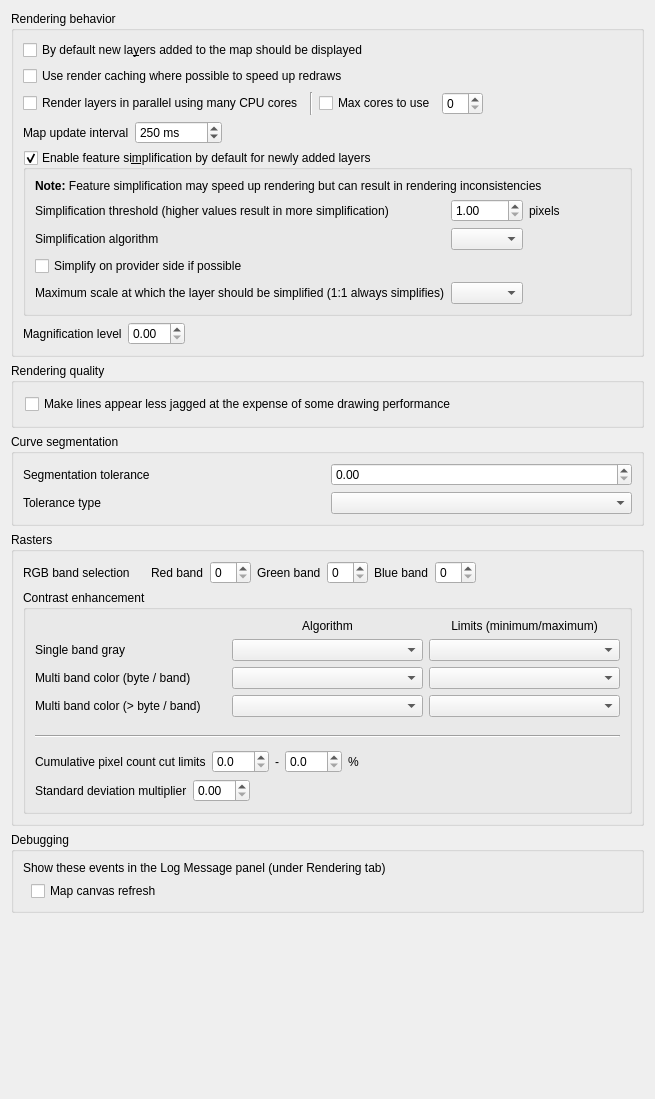
             <widget class="QWidget" name="mOptionsScrollAreaContents_04">
              <property name="geometry">
               <rect>
                <x>0</x>
                <y>0</y>
                <width>655</width>
                <height>1099</height>
               </rect>
              </property>
              <layout class="QGridLayout" name="gridLayout_22">
               <item row="0" column="0">
                <widget class="QgsCollapsibleGroupBox" name="groupBox_5">
                 <property name="title">
                  <string>Rendering behavior</string>
                 </property>
                 <layout class="QVBoxLayout" name="verticalLayout_9">
                  <item>
                   <widget class="QCheckBox" name="chkAddedVisibility">
                    <property name="text">
                     <string>By default new la&amp;yers added to the map should be displayed</string>
                    </property>
                   </widget>
                  </item>
                  <item>
                   <widget class="QCheckBox" name="chkUseRenderCaching">
                    <property name="text">
                     <string>Use render caching where possible to speed up redraws</string>
                    </property>
                   </widget>
                  </item>
                  <item>
                   <layout class="QHBoxLayout" name="horizontalLayout_26">
                    <item>
                     <widget class="QCheckBox" name="chkParallelRendering">
                      <property name="text">
                       <string>Render layers in parallel using many CPU cores</string>
                      </property>
                     </widget>
                    </item>
                    <item>
                     <widget class="Line" name="line_6">
                      <property name="orientation">
                       <enum>Qt::Vertical</enum>
                      </property>
                     </widget>
                    </item>
                    <item>
                     <widget class="QCheckBox" name="chkMaxThreads">
                      <property name="text">
                       <string>Max cores to use</string>
                      </property>
                     </widget>
                    </item>
                    <item>
                     <widget class="QSpinBox" name="spinMaxThreads"/>
                    </item>
                    <item>
                     <spacer name="horizontalSpacer_41">
                      <property name="orientation">
                       <enum>Qt::Horizontal</enum>
                      </property>
                      <property name="sizeHint" stdset="0">
                       <size>
                        <width>40</width>
                        <height>20</height>
                       </size>
                      </property>
                     </spacer>
                    </item>
                   </layout>
                  </item>
                  <item>
                   <layout class="QHBoxLayout" name="horizontalLayout_4">
                    <item>
                     <widget class="QLabel" name="label_56">
                      <property name="text">
                       <string>Map update interval</string>
                      </property>
                     </widget>
                    </item>
                    <item>
                     <widget class="QSpinBox" name="spinMapUpdateInterval">
                      <property name="suffix">
                       <string> ms</string>
                      </property>
                      <property name="maximum">
                       <number>999999</number>
                      </property>
                      <property name="singleStep">
                       <number>50</number>
                      </property>
                      <property name="value">
                       <number>250</number>
                      </property>
                     </widget>
                    </item>
                    <item>
                     <spacer name="horizontalSpacer_46">
                      <property name="orientation">
                       <enum>Qt::Horizontal</enum>
                      </property>
                      <property name="sizeHint" stdset="0">
                       <size>
                        <width>40</width>
                        <height>20</height>
                       </size>
                      </property>
                     </spacer>
                    </item>
                   </layout>
                  </item>
                  <item>
                   <widget class="QgsCollapsibleGroupBox" name="mSimplifyDrawingGroupBox">
                    <property name="title">
                     <string>Enable feature si&amp;mplification by default for newly added layers</string>
                    </property>
                    <property name="flat">
                     <bool>true</bool>
                    </property>
                    <property name="checkable">
                     <bool>true</bool>
                    </property>
                    <layout class="QGridLayout" name="_14">
                     <item row="0" column="1" colspan="4">
                      <widget class="QLabel" name="label_59">
                       <property name="text">
                        <string>&lt;b&gt;Note:&lt;/b&gt; Feature simplification may speed up rendering but can result in rendering inconsistencies</string>
                       </property>
                      </widget>
                     </item>
                     <item row="1" column="1">
                      <widget class="QLabel" name="label_65">
                       <property name="text">
                        <string>Simplification threshold (higher values result in more simplification)</string>
                       </property>
                       <property name="margin">
                        <number>2</number>
                       </property>
                      </widget>
                     </item>
                     <item row="1" column="2">
                      <widget class="QDoubleSpinBox" name="mSimplifyDrawingSpinBox">
                       <property name="toolTip">
                        <string>Higher values result in more simplification</string>
                       </property>
                       <property name="decimals">
                        <number>2</number>
                       </property>
                       <property name="minimum">
                        <double>1.000000000000000</double>
                       </property>
                       <property name="maximum">
                        <double>5.000000000000000</double>
                       </property>
                       <property name="singleStep">
                        <double>0.200000000000000</double>
                       </property>
                       <property name="value">
                        <double>1.000000000000000</double>
                       </property>
                      </widget>
                     </item>
                     <item row="1" column="3">
                      <widget class="QLabel" name="mSimplifyDrawingPx">
                       <property name="text">
                        <string>pixels</string>
                       </property>
                       <property name="margin">
                        <number>2</number>
                       </property>
                      </widget>
                     </item>
                     <item row="1" column="4">
                      <spacer name="horizontalSpacer_40">
                       <property name="orientation">
                        <enum>Qt::Horizontal</enum>
                       </property>
                       <property name="sizeHint" stdset="0">
                        <size>
                         <width>20</width>
                         <height>20</height>
                        </size>
                       </property>
                      </spacer>
                     </item>
                     <item row="2" column="1">
                      <widget class="QLabel" name="mSimplifyAlgorithmLabel">
                       <property name="toolTip">
                        <string>This algorithm is only applied to simplify on local side</string>
                       </property>
                       <property name="text">
                        <string>Simplification algorithm</string>
                       </property>
                       <property name="margin">
                        <number>2</number>
                       </property>
                      </widget>
                     </item>
                     <item row="2" column="2">
                      <widget class="QComboBox" name="mSimplifyAlgorithmComboBox"/>
                     </item>
                     <item row="3" column="1" colspan="4">
                      <widget class="QCheckBox" name="mSimplifyDrawingAtProvider">
                       <property name="text">
                        <string>Simplify on provider side if possible</string>
                       </property>
                      </widget>
                     </item>
                     <item row="4" column="1">
                      <widget class="QLabel" name="mSimplifyMaxScaleLabel">
                       <property name="text">
                        <string>Maximum scale at which the layer should be simplified (1:1 always simplifies)</string>
                       </property>
                       <property name="margin">
                        <number>2</number>
                       </property>
                      </widget>
                     </item>
                     <item row="4" column="2">
                      <widget class="QgsScaleComboBox" name="mSimplifyMaximumScaleComboBox">
                       <property name="sizePolicy">
                        <sizepolicy hsizetype="Expanding" vsizetype="Fixed">
                         <horstretch>0</horstretch>
                         <verstretch>0</verstretch>
                        </sizepolicy>
                       </property>
                      </widget>
                     </item>
                    </layout>
                   </widget>
                  </item>
                  <item>
                   <layout class="QHBoxLayout" name="horizontalLayout_5">
                    <property name="topMargin">
                     <number>0</number>
                    </property>
                    <item>
                     <widget class="QLabel" name="labelMagnifier">
                      <property name="text">
                       <string>Magnification level</string>
                      </property>
                     </widget>
                    </item>
                    <item>
                     <widget class="QDoubleSpinBox" name="doubleSpinBoxMagnifierDefault"/>
                    </item>
                    <item>
                     <spacer name="horizontalSpacer_4">
                      <property name="orientation">
                       <enum>Qt::Horizontal</enum>
                      </property>
                      <property name="sizeType">
                       <enum>QSizePolicy::Expanding</enum>
                      </property>
                      <property name="sizeHint" stdset="0">
                       <size>
                        <width>40</width>
                        <height>20</height>
                       </size>
                      </property>
                     </spacer>
                    </item>
                   </layout>
                  </item>
                 </layout>
                </widget>
               </item>
               <item row="1" column="0">
                <widget class="QgsCollapsibleGroupBox" name="groupBox_8">
                 <property name="title">
                  <string>Rendering quality</string>
                 </property>
                 <layout class="QVBoxLayout" name="_5">
                  <property name="leftMargin">
                   <number>11</number>
                  </property>
                  <property name="topMargin">
                   <number>11</number>
                  </property>
                  <property name="rightMargin">
                   <number>11</number>
                  </property>
                  <property name="bottomMargin">
                   <number>11</number>
                  </property>
                  <item>
                   <widget class="QCheckBox" name="chkAntiAliasing">
                    <property name="text">
                     <string>Make lines appear less jagged at the expense of some drawing performance</string>
                    </property>
                   </widget>
                  </item>
                 </layout>
                </widget>
               </item>
               <item row="2" column="0">
                <widget class="QgsCollapsibleGroupBox" name="mSegmentationGroupBox">
                 <property name="title">
                  <string>Curve segmentation</string>
                 </property>
                 <layout class="QGridLayout" name="gridLayout_20">
                  <item row="0" column="0">
                   <widget class="QLabel" name="mSegmentationToleranceLabel">
                    <property name="text">
                     <string>Segmentation tolerance</string>
                    </property>
                   </widget>
                  </item>
                  <item row="0" column="1">
                   <widget class="QDoubleSpinBox" name="mSegmentationToleranceSpinBox"/>
                  </item>
                  <item row="1" column="0">
                   <widget class="QLabel" name="mToleranceTypeLabel">
                    <property name="text">
                     <string>Tolerance type</string>
                    </property>
                   </widget>
                  </item>
                  <item row="1" column="1">
                   <widget class="QComboBox" name="mToleranceTypeComboBox"/>
                  </item>
                 </layout>
                </widget>
               </item>
               <item row="3" column="0">
                <widget class="QgsCollapsibleGroupBox" name="groupBox_14">
                 <property name="title">
                  <string>Rasters</string>
                 </property>
                 <layout class="QVBoxLayout" name="verticalLayout_10">
                  <item>
                   <widget class="QWidget" name="widget" native="true">
                    <layout class="QHBoxLayout" name="horizontalLayout_19">
                     <property name="leftMargin">
                      <number>0</number>
                     </property>
                     <property name="topMargin">
                      <number>0</number>
                     </property>
                     <property name="rightMargin">
                      <number>0</number>
                     </property>
                     <property name="bottomMargin">
                      <number>0</number>
                     </property>
                     <item>
                      <widget class="QLabel" name="label_21">
                       <property name="text">
                        <string>RGB band selection</string>
                       </property>
                      </widget>
                     </item>
                     <item>
                      <spacer name="horizontalSpacer_19">
                       <property name="orientation">
                        <enum>Qt::Horizontal</enum>
                       </property>
                       <property name="sizeType">
                        <enum>QSizePolicy::Maximum</enum>
                       </property>
                       <property name="sizeHint" stdset="0">
                        <size>
                         <width>15</width>
                         <height>20</height>
                        </size>
                       </property>
                      </spacer>
                     </item>
                     <item>
                      <widget class="QLabel" name="label_22">
                       <property name="text">
                        <string>Red band</string>
                       </property>
                      </widget>
                     </item>
                     <item>
                      <widget class="QSpinBox" name="spnRed"/>
                     </item>
                     <item>
                      <widget class="QLabel" name="label_23">
                       <property name="text">
                        <string>Green band</string>
                       </property>
                      </widget>
                     </item>
                     <item>
                      <widget class="QSpinBox" name="spnGreen"/>
                     </item>
                     <item>
                      <widget class="QLabel" name="label_24">
                       <property name="text">
                        <string>Blue band</string>
                       </property>
                      </widget>
                     </item>
                     <item>
                      <widget class="QSpinBox" name="spnBlue"/>
                     </item>
                     <item>
                      <spacer name="horizontalSpacer_20">
                       <property name="orientation">
                        <enum>Qt::Horizontal</enum>
                       </property>
                       <property name="sizeHint" stdset="0">
                        <size>
                         <width>40</width>
                         <height>20</height>
                        </size>
                       </property>
                      </spacer>
                     </item>
                    </layout>
                   </widget>
                  </item>
                  <item>
                   <widget class="QGroupBox" name="groupBox_17">
                    <property name="title">
                     <string>Contrast enhancement</string>
                    </property>
                    <property name="flat">
                     <bool>true</bool>
                    </property>
                    <layout class="QVBoxLayout" name="verticalLayout_11">
                     <item>
                      <layout class="QGridLayout" name="gridLayout_33">
                       <item row="4" column="2">
                        <widget class="QComboBox" name="cboxContrastEnhancementLimitsMultiBandSingleByte"/>
                       </item>
                       <item row="1" column="1">
                        <widget class="QLabel" name="label_50">
                         <property name="text">
                          <string>Algorithm</string>
                         </property>
                         <property name="alignment">
                          <set>Qt::AlignCenter</set>
                         </property>
                        </widget>
                       </item>
                       <item row="3" column="1">
                        <widget class="QComboBox" name="cboxContrastEnhancementAlgorithmSingleBand"/>
                       </item>
                       <item row="3" column="0">
                        <widget class="QLabel" name="label_37">
                         <property name="text">
                          <string>Single band gray</string>
                         </property>
                        </widget>
                       </item>
                       <item row="1" column="2">
                        <widget class="QLabel" name="label_51">
                         <property name="text">
                          <string>Limits (minimum/maximum)</string>
                         </property>
                         <property name="alignment">
                          <set>Qt::AlignCenter</set>
                         </property>
                        </widget>
                       </item>
                       <item row="3" column="2">
                        <widget class="QComboBox" name="cboxContrastEnhancementLimitsSingleBand"/>
                       </item>
                       <item row="4" column="1">
                        <widget class="QComboBox" name="cboxContrastEnhancementAlgorithmMultiBandSingleByte"/>
                       </item>
                       <item row="4" column="0">
                        <widget class="QLabel" name="label_38">
                         <property name="text">
                          <string>Multi band color (byte / band) </string>
                         </property>
                        </widget>
                       </item>
                       <item row="5" column="0">
                        <widget class="QLabel" name="label_39">
                         <property name="text">
                          <string>Multi band color (&gt; byte / band) </string>
                         </property>
                        </widget>
                       </item>
                       <item row="5" column="1">
                        <widget class="QComboBox" name="cboxContrastEnhancementAlgorithmMultiBandMultiByte"/>
                       </item>
                       <item row="5" column="2">
                        <widget class="QComboBox" name="cboxContrastEnhancementLimitsMultiBandMultiByte"/>
                       </item>
                      </layout>
                     </item>
                     <item>
                      <widget class="QWidget" name="widget_4" native="true">
                       <layout class="QHBoxLayout" name="horizontalLayout_23">
                        <property name="leftMargin">
                         <number>0</number>
                        </property>
                        <property name="topMargin">
                         <number>0</number>
                        </property>
                        <property name="rightMargin">
                         <number>0</number>
                        </property>
                        <property name="bottomMargin">
                         <number>0</number>
                        </property>
                       </layout>
                      </widget>
                     </item>
                     <item>
                      <widget class="QWidget" name="widget_5" native="true">
                       <layout class="QHBoxLayout" name="horizontalLayout_24">
                        <property name="leftMargin">
                         <number>0</number>
                        </property>
                        <property name="topMargin">
                         <number>0</number>
                        </property>
                        <property name="rightMargin">
                         <number>0</number>
                        </property>
                        <property name="bottomMargin">
                         <number>0</number>
                        </property>
                       </layout>
                      </widget>
                     </item>
                     <item>
                      <widget class="Line" name="line">
                       <property name="orientation">
                        <enum>Qt::Horizontal</enum>
                       </property>
                      </widget>
                     </item>
                     <item>
                      <widget class="QWidget" name="widget_6" native="true">
                       <layout class="QHBoxLayout" name="horizontalLayout_25">
                        <property name="leftMargin">
                         <number>0</number>
                        </property>
                        <property name="topMargin">
                         <number>0</number>
                        </property>
                        <property name="rightMargin">
                         <number>0</number>
                        </property>
                        <property name="bottomMargin">
                         <number>0</number>
                        </property>
                       </layout>
                      </widget>
                     </item>
                     <item>
                      <widget class="QWidget" name="widget_7" native="true">
                       <layout class="QHBoxLayout" name="horizontalLayout_18">
                        <property name="leftMargin">
                         <number>0</number>
                        </property>
                        <property name="topMargin">
                         <number>0</number>
                        </property>
                        <property name="rightMargin">
                         <number>0</number>
                        </property>
                        <property name="bottomMargin">
                         <number>0</number>
                        </property>
                        <item>
                         <widget class="QLabel" name="label_36">
                          <property name="text">
                           <string>Cumulative pixel count cut limits</string>
                          </property>
                         </widget>
                        </item>
                        <item>
                         <widget class="QDoubleSpinBox" name="mRasterCumulativeCutLowerDoubleSpinBox">
                          <property name="decimals">
                           <number>1</number>
                          </property>
                         </widget>
                        </item>
                        <item>
                         <widget class="QLabel" name="label_34">
                          <property name="text">
                           <string>-</string>
                          </property>
                         </widget>
                        </item>
                        <item>
                         <widget class="QDoubleSpinBox" name="mRasterCumulativeCutUpperDoubleSpinBox">
                          <property name="decimals">
                           <number>1</number>
                          </property>
                         </widget>
                        </item>
                        <item>
                         <widget class="QLabel" name="label_35">
                          <property name="text">
                           <string>%</string>
                          </property>
                         </widget>
                        </item>
                        <item>
                         <spacer name="horizontalSpacer_18">
                          <property name="orientation">
                           <enum>Qt::Horizontal</enum>
                          </property>
                          <property name="sizeHint" stdset="0">
                           <size>
                            <width>123</width>
                            <height>20</height>
                           </size>
                          </property>
                         </spacer>
                        </item>
                       </layout>
                      </widget>
                     </item>
                     <item>
                      <widget class="QWidget" name="widget_2" native="true">
                       <layout class="QHBoxLayout" name="horizontalLayout_20">
                        <property name="leftMargin">
                         <number>0</number>
                        </property>
                        <property name="topMargin">
                         <number>0</number>
                        </property>
                        <property name="rightMargin">
                         <number>0</number>
                        </property>
                        <property name="bottomMargin">
                         <number>0</number>
                        </property>
                        <item>
                         <widget class="QLabel" name="label_25">
                          <property name="text">
                           <string>Standard deviation multiplier</string>
                          </property>
                         </widget>
                        </item>
                        <item>
                         <widget class="QDoubleSpinBox" name="spnThreeBandStdDev">
                          <property name="maximum">
                           <double>10.000000000000000</double>
                          </property>
                          <property name="singleStep">
                           <double>0.100000000000000</double>
                          </property>
                         </widget>
                        </item>
                        <item>
                         <spacer name="horizontalSpacer_21">
                          <property name="orientation">
                           <enum>Qt::Horizontal</enum>
                          </property>
                          <property name="sizeHint" stdset="0">
                           <size>
                            <width>258</width>
                            <height>20</height>
                           </size>
                          </property>
                         </spacer>
                        </item>
                       </layout>
                      </widget>
                     </item>
                    </layout>
                   </widget>
                  </item>
                 </layout>
                </widget>
               </item>
               <item row="4" column="0">
                <widget class="QgsCollapsibleGroupBox" name="groupBox_22">
                 <property name="title">
                  <string>Debugging</string>
                 </property>
                 <layout class="QVBoxLayout" name="verticalLayout_35">
                  <item>
                   <widget class="QLabel" name="label_55">
                    <property name="text">
                     <string>Show these events in the Log Message panel (under Rendering tab)</string>
                    </property>
                   </widget>
                  </item>
                  <item>
                   <layout class="QGridLayout" name="gridLayout_6">
                    <item row="0" column="0">
                     <spacer name="horizontalSpacer_37">
                      <property name="orientation">
                       <enum>Qt::Horizontal</enum>
                      </property>
                      <property name="sizeType">
                       <enum>QSizePolicy::Fixed</enum>
                      </property>
                      <property name="sizeHint" stdset="0">
                       <size>
                        <width>8</width>
                        <height>20</height>
                       </size>
                      </property>
                     </spacer>
                    </item>
                    <item row="0" column="1">
                     <widget class="QCheckBox" name="mLogCanvasRefreshChkBx">
                      <property name="text">
                       <string>Map canvas refresh</string>
                      </property>
                     </widget>
                    </item>
                   </layout>
                  </item>
                 </layout>
                </widget>
               </item>
               <item row="5" column="0">
                <spacer name="verticalSpacer_6">
                 <property name="orientation">
                  <enum>Qt::Vertical</enum>
                 </property>
                 <property name="sizeHint" stdset="0">
                  <size>
                   <width>20</width>
                   <height>40</height>
                  </size>
                 </property>
                </spacer>
               </item>
              </layout>
             </widget>
